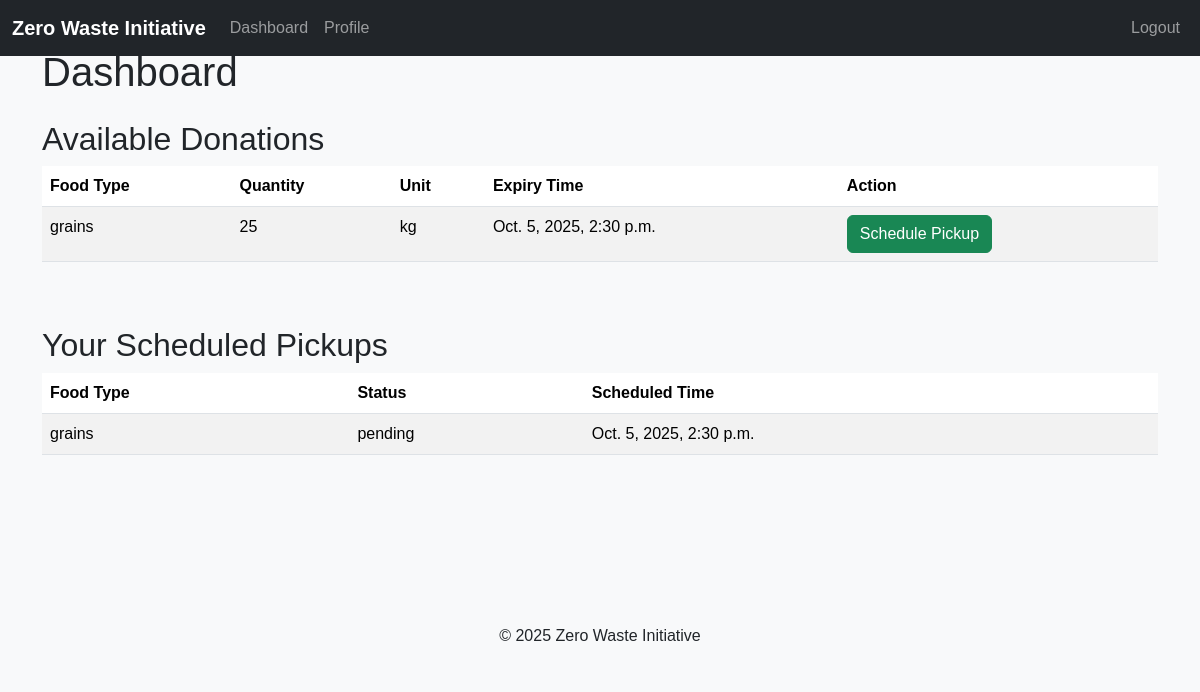
Page /receivers/dashboard/ (signed in) on the earlier database version.
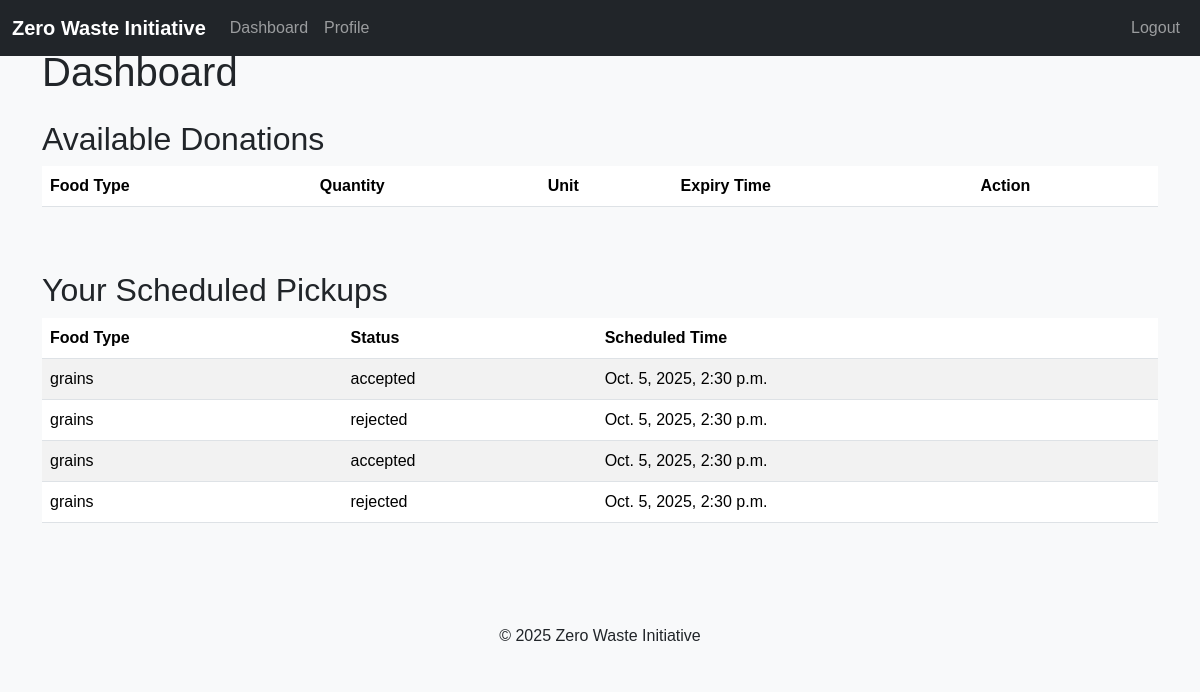
Same page on the later database version.
### core/models.py (models this page shows, shortened)
class FoodDonation(models.Model):
    donation_id = models.AutoField(primary_key=True)
    donor_id = models.ForeignKey(Donor, on_delete=models.CASCADE)
    food_type = models.CharField(max_length=50)
    quantity = models.IntegerField()
    unit = models.CharField(max_length=20, default='kg')
    expiry_time = models.DateTimeField()
    status = models.CharField(max_length=20, default='available')
    assigned_receiver = models.ForeignKey(
        'Receiver', on_delete=models.SET_NULL, null=True, blank=True
    )
    created_at = models.DateTimeField(auto_now_add=True)

class PickupSchedule(models.Model):
    schedule_id = models.AutoField(primary_key=True)
    donation_id = models.ForeignKey(FoodDonation, on_delete=models.CASCADE)  # 1:M with FoodDonations
    receiver_id = models.ForeignKey(Receiver, on_delete=models.CASCADE)  # 1:M with Receivers
    priority_score = models.FloatField(default=0.0)  # Conditional logic
    scheduled_time = models.DateTimeField()
    pickup_status = models.CharField(max_length=20, default='pending')

### receivers/views.py (the view, shortened to what this page needs)
# urls.py: path('dashboard/', views.receiver_dashboard, name='dashboard'),
def receiver_dashboard(request):
    if 'receiver_id' not in request.session:
        return redirect('receivers:receiver_login')
    receiver = Receiver.objects.get(receiver_id=request.session['receiver_id'])
    available_donations = FoodDonation.objects.filter(status='available')
    accepted_pickups = PickupSchedule.objects.filter(receiver_id=receiver)
    return render(request, 'dashboard.html', {
        'user_type': 'receiver',
        'available_donations': available_donations,
        'accepted_pickups': accepted_pickups
    })

### templates/dashboard.html (shortened to what the changed rows need)
{% extends 'base.html' %}
{% block content %}
<h1 class="animate__animated animate__fadeIn">Dashboard</h1>
{% if user_type == 'donor' %}
    <h2 class="mt-4">Your Donations</h2>
    <div class="table-responsive animate__animated animate__fadeInUp">
        <table class="table table-striped table-hover">
            <thead>
                <tr>
                    <th>Food Type</th>
                    <th>Quantity</th>
                    <th>Unit</th>
                    <th>Expiry Time</th>
                    <th>Status</th>
                </tr>
            </thead>
            <tbody>
                {% for donation in donations %}
                    <tr class="animate__animated animate__fadeIn">
                        <td>{{ donation.food_type }}</td>
                        <td>{{ donation.quantity }}</td>
                        <td>{{ donation.unit }}</td>
                        <td>{{ donation.expiry_time }}</td>
                        <td>{{ donation.status }}</td>
                    </tr>
                {% endfor %}
            </tbody>
        </table>
    </div>
    <a href="{% url 'donors:donation_entry' %}" class="btn btn-primary mt-3 animate__animated animate__bounceIn">
        Add New Donation
    </a>
    <h2 class="mt-5">Pending Pickup Requests</h2>
    <div class="table-responsive animate__animated animate__fadeInUp">
        <table class="table table-striped table-hover">
            <thead>
                <tr>
                    <th>Food Type</th>
                    <th>Receiver Name</th>
                    <th>Scheduled Time</th>
                    <th>Action</th>
                </tr>
            </thead>
            <tbody>
                {% for pickup in pending_pickups %}
                    <tr class="animate__animated animate__fadeIn">
                        <td>{{ pickup.donation_id.food_type }}</td>
                        <td>{{ pickup.receiver_id.name }}</td>
                        <td>{{ pickup.scheduled_time }}</td>
                        <td>
                            <form method="post">
                                {% csrf_token %}
                                <input type="hidden" name="schedule_id" value="{{ pickup.schedule_id }}">
                                <button type="submit" name="action" value="accept" class="btn btn-success">Accept</button>
                                <button type="submit" name="action" value="reject" class="btn btn-danger">Reject</button>
                            </form>
                        </td>
                    </tr>
                {% endfor %}
            </tbody>
        </table>
    </div>
{% elif user_type == 'receiver' %}
    <h2 class="mt-4">Available Donations</h2>
    <div class="table-responsive animate__animated animate__fadeInUp">
        <table class="table table-striped table-hover">
            <thead>
                <tr>
                    <th>Food Type</th>
                    <th>Quantity</th>
                    <th>Unit</th>
                    <th>Expiry Time</th>
                    <th>Action</th>
                </tr>
            </thead>
            <tbody>
                {% for donation in available_donations %}
                    <tr class="animate__animated animate__fadeIn">
                        <td>{{ donation.food_type }}</td>
                        <td>{{ donation.quantity }}</td>
                        <td>{{ donation.unit }}</td>
                        <td>{{ donation.expiry_time }}</td>
                        <td>
                            <form method="post" action="{% url 'receivers:schedule_pickup' donation.donation_id %}">
                                <button type="submit" class="btn btn-success">Schedule Pickup</button>
                            </form>
                        </td>
                    </tr>
                {% endfor %}
            </tbody>
        </table>
    </div>
    <h2 class="mt-5">Your Scheduled Pickups</h2>
    <div class="table-responsive animate__animated animate__fadeInUp">
        <table class="table table-striped table-hover">
            <thead>
                <tr>
                    <th>Food Type</th>
                    <th>Status</th>
                    <th>Scheduled Time</th>
                </tr>
            </thead>
            <tbody>
                {% for pickup in accepted_pickups %}
                    <tr class="animate__animated animate__fadeIn">
                        <td>{{ pickup.donation_id.food_type }}</td>
                        <td>{{ pickup.pickup_status }}</td>
                        <td>{{ pickup.scheduled_time }}</td>
                    </tr>
                {% endfor %}
            </tbody>
        </table>
    </div>
{% endif %}
{% endblock %}

Differences in the rows shown:
no longer on this page (row edited): FoodDonation: food_type "grains", quantity "25", unit "kg", expiry_time "Oct. 5, 2025, 2:30 p.m."
changed PickupSchedule (number 1 of 4 on the later page): pickup_status "pending" → "accepted"
added PickupSchedule: donation_id.food_type "grains", pickup_status "rejected", scheduled_time "Oct. 5, 2025, 2:30 p.m."
added PickupSchedule: donation_id.food_type "grains", pickup_status "accepted", scheduled_time "Oct. 5, 2025, 2:30 p.m."
added PickupSchedule: donation_id.food_type "grains", pickup_status "rejected", scheduled_time "Oct. 5, 2025, 2:30 p.m."
